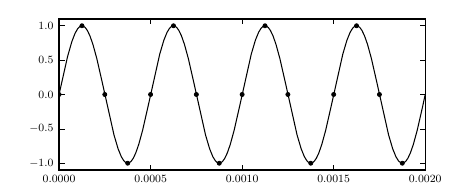

Reproduce this figure in Python.
#!/usr/bin/env python

import sys

sys.path.append("../SCRIPTS")

import ulaw

import matplotlib

def save_pdf_svg(name):
    matplotlib.rc('text', usetex=True)
    matplotlib.rc("font", size=8, family="serif")
    savefig(name + ".pdf")
    #matplotlib.rcdefaults()
    savefig(name + ".svg")
    
from pylab import *


#grid(True)

fig = gcf()

# target: 30 in (12 cm)

# (w, h) = fig.get_size_inches()
width_cm = 12.0
width_in = width_cm / 2.54
ratio = 3.5 # extra-wide #1.618 # golden
fig.set_size_inches((width_in, width_in / ratio))
#print 2*w

t_max = 2 / 1000.0 # ms
t = arange(0, t_max, 1.0/8000.0)
tc = arange(0, t_max, 1.0/800000.0)
def sin10k(t):
    return sin(2*pi*10000*t)
def sin2k(t):
    return sin(2*pi*2000*t)

axis([0, t_max, -1.1, 1.1])
yticks((-1.0, 0.0, 1.0))

#plot(tc, sin10k(tc), "k", linewidth=0.75)
plot(t, sin2k(t), "k.")

axis([0, t_max, -1.1, 1.1])
gcf().subplots_adjust(bottom=0.15)

save_pdf_svg("frequency_shift_sampling-0")

plot(tc, sin2k(tc), "k", linewidth=0.75)

axis([0, t_max, -1.1, 1.1])
gcf().subplots_adjust(bottom=0.15)
yticks((-1.0, 0.0, 1.0))

save_pdf_svg("frequency_shift_sampling-1")

clf()

#plot(tc, sin2k(tc), "k", linewidth=0.75)
plot(tc, sin10k(tc), "k", linewidth=0.75)
plot(t, sin2k(t), "k.")

axis([0, t_max, -1.1, 1.1])
gcf().subplots_adjust(bottom=0.15)
yticks((-1.0, 0.0, 1.0))

save_pdf_svg("frequency_shift_sampling-2")





